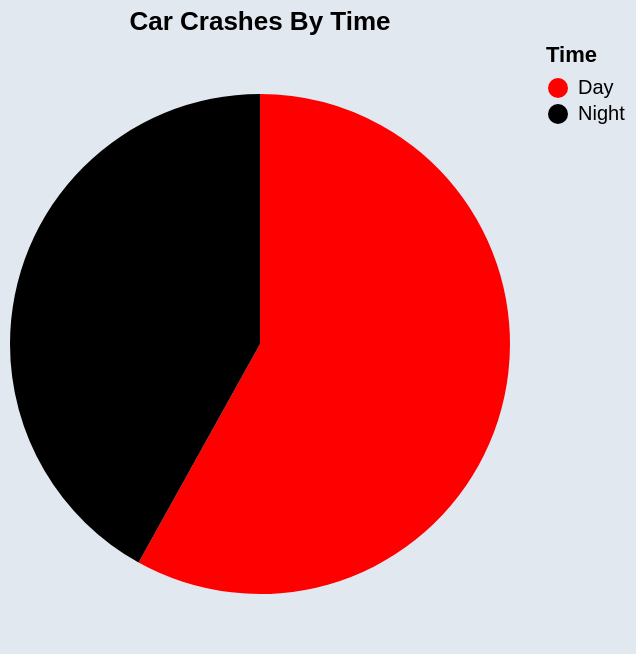

Specify this chart in Vega-Lite:
### Vega-Lite specification from a JSON file in a GitHub repository (floating-point values rounded to 4 significant figures)
{"$schema": "https://vega.github.io/schema/vega-lite/v5.json", "title": {"text": "Car Crashes By Time"}, "width": 250, "background": "rgb(226 232 240)", "data": {"values": [{"Time": "Day", "Crashes": 8460}, {"Time": "Night", "Crashes": 6108}]}, "mark": "arc", "encoding": {"theta": {"field": "Crashes", "type": "quantitative"}, "color": {"field": "Time", "type": "nominal", "scale": {"range": ["red", "black"]}}}}
